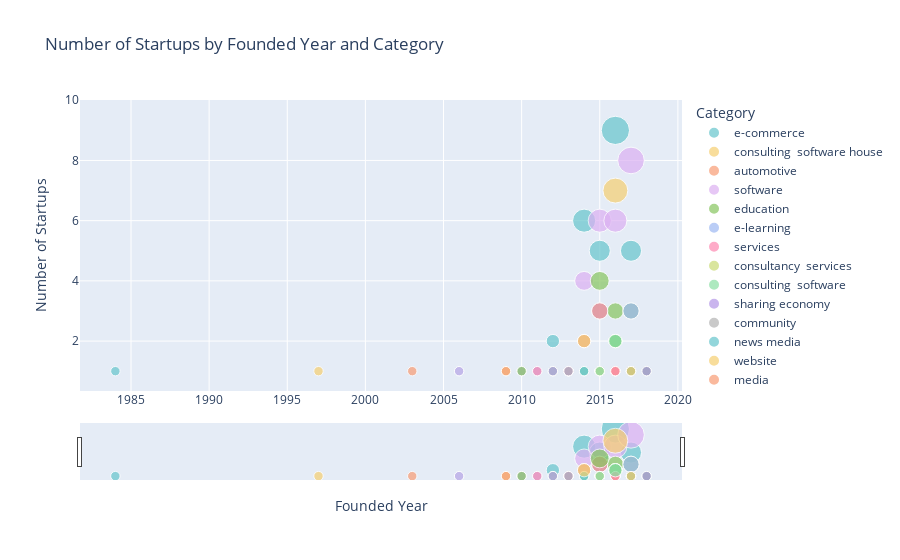

Notebook cell for this chart:
### Code cell
import plotly.express as px
import pandas as pd

# Filter out rows with 'Not Provided' in the 'Founded Year' column
filtered_startups = Startups[Startups['Founded Year'] != 'Not Provided']

# Convert 'Founded Year' column to numeric (assuming it's a numerical column)
filtered_startups['Founded Year'] = pd.to_numeric(filtered_startups['Founded Year'], errors='coerce')

# Drop rows with NaN values in 'Founded Year' column
filtered_startups = filtered_startups.dropna(subset=['Founded Year'])

# Group startups by founded year and count the number of startups in each year
startup_year_counts = filtered_startups.groupby(['Founded Year', 'Category']).size().reset_index(name='Count')

# Sort startup_year_counts DataFrame by 'Count' column in descending order and select top 20 categories
top_20_categories = startup_year_counts.groupby('Category').sum().sort_values(by='Count', ascending=False).head(20).index

# Filter startup_year_counts to include only the top 20 categories
startup_year_counts = startup_year_counts[startup_year_counts['Category'].isin(top_20_categories)]

# Sort startup_year_counts DataFrame by 'Founded Year' column in ascending order
startup_year_counts = startup_year_counts.sort_values(by='Founded Year', ascending=True)

# Create the Plotly bubble plot
fig = px.scatter(startup_year_counts, x='Founded Year', y='Count', size='Count', 
                 title='Number of Startups by Founded Year and Category', 
                 labels={'Count': 'Number of Startups', 'Founded Year': 'Founded Year', 'Category': 'Category'},
                 color='Category', color_discrete_sequence=px.colors.qualitative.Pastel)

# Add a range slider for selecting the range of years
fig.update_layout(
    xaxis=dict(
        rangeslider=dict(
            visible=True
        ),
        type='linear'  # Set the type of x-axis to linear
    )
)
fig.show()

### Figure 1 — Plotly figure (JSON) as saved in the notebook; plotly's stock layout.template omitted (floating-point values rounded to 4 significant figures)
{"data": [{"hovertemplate": "Category=e-commerce<br>Founded Year=%{x}<br>Number of Startups=%{marker.size}<extra></extra>", "legendgroup": "e-commerce", "marker": {"color": "rgb(102, 197, 204)", "size": [1, 1, 1, 2, 1, 6, 5, 9, 5, 1], "sizemode": "area", "sizeref": 0.0225, "symbol": "circle"}, "mode": "markers", "name": "e-commerce", "orientation": "v", "showlegend": true, "type": "scatter", "x": [1984, 2006, 2010, 2012, 2013, 2014, 2015, 2016, 2017, 2018], "xaxis": "x", "y": [1, 1, 1, 2, 1, 6, 5, 9, 5, 1], "yaxis": "y"}, {"hovertemplate": "Category=consulting  software house<br>Founded Year=%{x}<br>Number of Startups=%{marker.size}<extra></extra>", "legendgroup": "consulting  software house", "marker": {"color": "rgb(246, 207, 113)", "size": [1, 1], "sizemode": "area", "sizeref": 0.0225, "symbol": "circle"}, "mode": "markers", "name": "consulting  software house", "orientation": "v", "showlegend": true, "type": "scatter", "x": [1997, 2009], "xaxis": "x", "y": [1, 1], "yaxis": "y"}, {"hovertemplate": "Category=automotive<br>Founded Year=%{x}<br>Number of Startups=%{marker.size}<extra></extra>", "legendgroup": "automotive", "marker": {"color": "rgb(248, 156, 116)", "size": [1, 1, 1, 1, 1], "sizemode": "area", "sizeref": 0.0225, "symbol": "circle"}, "mode": "markers", "name": "automotive", "orientation": "v", "showlegend": true, "type": "scatter", "x": [2003, 2009, 2013, 2016, 2017], "xaxis": "x", "y": [1, 1, 1, 1, 1], "yaxis": "y"}, {"hovertemplate": "Category=software<br>Founded Year=%{x}<br>Number of Startups=%{marker.size}<extra></extra>", "legendgroup": "software", "marker": {"color": "rgb(220, 176, 242)", "size": [1, 1, 1, 4, 6, 6, 8], "sizemode": "area", "sizeref": 0.0225, "symbol": "circle"}, "mode": "markers", "name": "software", "orientation": "v", "showlegend": true, "type": "scatter", "x": [2006, 2010, 2013, 2014, 2015, 2016, 2017], "xaxis": "x", "y": [1, 1, 1, 4, 6, 6, 8], "yaxis": "y"}, {"hovertemplate": "Category=education<br>Founded Year=%{x}<br>Number of Startups=%{marker.size}<extra></extra>", "legendgroup": "education", "marker": {"color": "rgb(135, 197, 95)", "size": [1, 2, 3, 3, 3, 1], "sizemode": "area", "sizeref": 0.0225, "symbol": "circle"}, "mode": "markers", "name": "education", "orientation": "v", "showlegend": true, "type": "scatter", "x": [2010, 2014, 2015, 2016, 2017, 2018], "xaxis": "x", "y": [1, 2, 3, 3, 3, 1], "yaxis": "y"}, {"hovertemplate": "Category=e-learning<br>Founded Year=%{x}<br>Number of Startups=%{marker.size}<extra></extra>", "legendgroup": "e-learning", "marker": {"color": "rgb(158, 185, 243)", "size": [1, 1], "sizemode": "area", "sizeref": 0.0225, "symbol": "circle"}, "mode": "markers", "name": "e-learning", "orientation": "v", "showlegend": true, "type": "scatter", "x": [2011, 2014], "xaxis": "x", "y": [1, 1], "yaxis": "y"}, {"hovertemplate": "Category=services<br>Founded Year=%{x}<br>Number of Startups=%{marker.size}<extra></extra>", "legendgroup": "services", "marker": {"color": "rgb(254, 136, 177)", "size": [1, 1, 2, 3, 1], "sizemode": "area", "sizeref": 0.0225, "symbol": "circle"}, "mode": "markers", "name": "services", "orientation": "v", "showlegend": true, "type": "scatter", "x": [2011, 2013, 2014, 2015, 2016], "xaxis": "x", "y": [1, 1, 2, 3, 1], "yaxis": "y"}, {"hovertemplate": "Category=consultancy  services<br>Founded Year=%{x}<br>Number of Startups=%{marker.size}<extra></extra>", "legendgroup": "consultancy  services", "marker": {"color": "rgb(201, 219, 116)", "size": [1, 1], "sizemode": "area", "sizeref": 0.0225, "symbol": "circle"}, "mode": "markers", "name": "consultancy  services", "orientation": "v", "showlegend": true, "type": "scatter", "x": [2012, 2016], "xaxis": "x", "y": [1, 1], "yaxis": "y"}, {"hovertemplate": "Category=consulting  software<br>Founded Year=%{x}<br>Number of Startups=%{marker.size}<extra></extra>", "legendgroup": "consulting  software", "marker": {"color": "rgb(139, 224, 164)", "size": [1, 1, 1, 2], "sizemode": "area", "sizeref": 0.0225, "symbol": "circle"}, "mode": "markers", "name": "consulting  software", "orientation": "v", "showlegend": true, "type": "scatter", "x": [2012, 2014, 2015, 2016], "xaxis": "x", "y": [1, 1, 1, 2], "yaxis": "y"}, {"hovertemplate": "Category=sharing economy<br>Founded Year=%{x}<br>Number of Startups=%{marker.size}<extra></extra>", "legendgroup": "sharing economy", "marker": {"color": "rgb(180, 151, 231)", "size": [1, 1, 1], "sizemode": "area", "sizeref": 0.0225, "symbol": "circle"}, "mode": "markers", "name": "sharing economy", "orientation": "v", "showlegend": true, "type": "scatter", "x": [2012, 2013, 2018], "xaxis": "x", "y": [1, 1, 1], "yaxis": "y"}, {"hovertemplate": "Category=community<br>Founded Year=%{x}<br>Number of Startups=%{marker.size}<extra></extra>", "legendgroup": "community", "marker": {"color": "rgb(179, 179, 179)", "size": [1, 1], "sizemode": "area", "sizeref": 0.0225, "symbol": "circle"}, "mode": "markers", "name": "community", "orientation": "v", "showlegend": true, "type": "scatter", "x": [2013, 2017], "xaxis": "x", "y": [1, 1], "yaxis": "y"}, {"hovertemplate": "Category=news media<br>Founded Year=%{x}<br>Number of Startups=%{marker.size}<extra></extra>", "legendgroup": "news media", "marker": {"color": "rgb(102, 197, 204)", "size": [1, 2], "sizemode": "area", "sizeref": 0.0225, "symbol": "circle"}, "mode": "markers", "name": "news media", "orientation": "v", "showlegend": true, "type": "scatter", "x": [2014, 2016], "xaxis": "x", "y": [1, 2], "yaxis": "y"}, {"hovertemplate": "Category=website<br>Founded Year=%{x}<br>Number of Startups=%{marker.size}<extra></extra>", "legendgroup": "website", "marker": {"color": "rgb(246, 207, 113)", "size": [2, 1, 7, 1], "sizemode": "area", "sizeref": 0.0225, "symbol": "circle"}, "mode": "markers", "name": "website", "orientation": "v", "showlegend": true, "type": "scatter", "x": [2014, 2015, 2016, 2017], "xaxis": "x", "y": [2, 1, 7, 1], "yaxis": "y"}, {"hovertemplate": "Category=media<br>Founded Year=%{x}<br>Number of Startups=%{marker.size}<extra></extra>", "legendgroup": "media", "marker": {"color": "rgb(248, 156, 116)", "size": [1, 1], "sizemode": "area", "sizeref": 0.0225, "symbol": "circle"}, "mode": "markers", "name": "media", "orientation": "v", "showlegend": true, "type": "scatter", "x": [2015, 2016], "xaxis": "x", "y": [1, 1], "yaxis": "y"}, {"hovertemplate": "Category=media/news<br>Founded Year=%{x}<br>Number of Startups=%{marker.size}<extra></extra>", "legendgroup": "media/news", "marker": {"color": "rgb(220, 176, 242)", "size": [1, 1], "sizemode": "area", "sizeref": 0.0225, "symbol": "circle"}, "mode": "markers", "name": "media/news", "orientation": "v", "showlegend": true, "type": "scatter", "x": [2015, 2017], "xaxis": "x", "y": [1, 1], "yaxis": "y"}, {"hovertemplate": "Category=healthcare<br>Founded Year=%{x}<br>Number of Startups=%{marker.size}<extra></extra>", "legendgroup": "healthcare", "marker": {"color": "rgb(135, 197, 95)", "size": [4, 2, 1], "sizemode": "area", "sizeref": 0.0225, "symbol": "circle"}, "mode": "markers", "name": "healthcare", "orientation": "v", "showlegend": true, "type": "scatter", "x": [2015, 2016, 2017], "xaxis": "x", "y": [4, 2, 1], "yaxis": "y"}, {"hovertemplate": "Category=fintech<br>Founded Year=%{x}<br>Number of Startups=%{marker.size}<extra></extra>", "legendgroup": "fintech", "marker": {"color": "rgb(158, 185, 243)", "size": [1, 3], "sizemode": "area", "sizeref": 0.0225, "symbol": "circle"}, "mode": "markers", "name": "fintech", "orientation": "v", "showlegend": true, "type": "scatter", "x": [2015, 2017], "xaxis": "x", "y": [1, 3], "yaxis": "y"}, {"hovertemplate": "Category=hardware<br>Founded Year=%{x}<br>Number of Startups=%{marker.size}<extra></extra>", "legendgroup": "hardware", "marker": {"color": "rgb(254, 136, 177)", "size": [1, 1, 1], "sizemode": "area", "sizeref": 0.0225, "symbol": "circle"}, "mode": "markers", "name": "hardware", "orientation": "v", "showlegend": true, "type": "scatter", "x": [2015, 2016, 2017], "xaxis": "x", "y": [1, 1, 1], "yaxis": "y"}, {"hovertemplate": "Category=electronics<br>Founded Year=%{x}<br>Number of Startups=%{marker.size}<extra></extra>", "legendgroup": "electronics", "marker": {"color": "rgb(201, 219, 116)", "size": [1, 1], "sizemode": "area", "sizeref": 0.0225, "symbol": "circle"}, "mode": "markers", "name": "electronics", "orientation": "v", "showlegend": true, "type": "scatter", "x": [2015, 2017], "xaxis": "x", "y": [1, 1], "yaxis": "y"}, {"hovertemplate": "Category=health<br>Founded Year=%{x}<br>Number of Startups=%{marker.size}<extra></extra>", "legendgroup": "health", "marker": {"color": "rgb(139, 224, 164)", "size": [1, 2], "sizemode": "area", "sizeref": 0.0225, "symbol": "circle"}, "mode": "markers", "name": "health", "orientation": "v", "showlegend": true, "type": "scatter", "x": [2015, 2016], "xaxis": "x", "y": [1, 2], "yaxis": "y"}], "layout": {"legend": {"itemsizing": "constant", "title": {"text": "Category"}, "tracegroupgap": 0}, "title": {"text": "Number of Startups by Founded Year and Category"}, "xaxis": {"anchor": "y", "domain": [0, 1], "rangeslider": {"visible": true}, "title": {"text": "Founded Year"}, "type": "linear"}, "yaxis": {"anchor": "x", "domain": [0, 1], "title": {"text": "Number of Startups"}}}}
